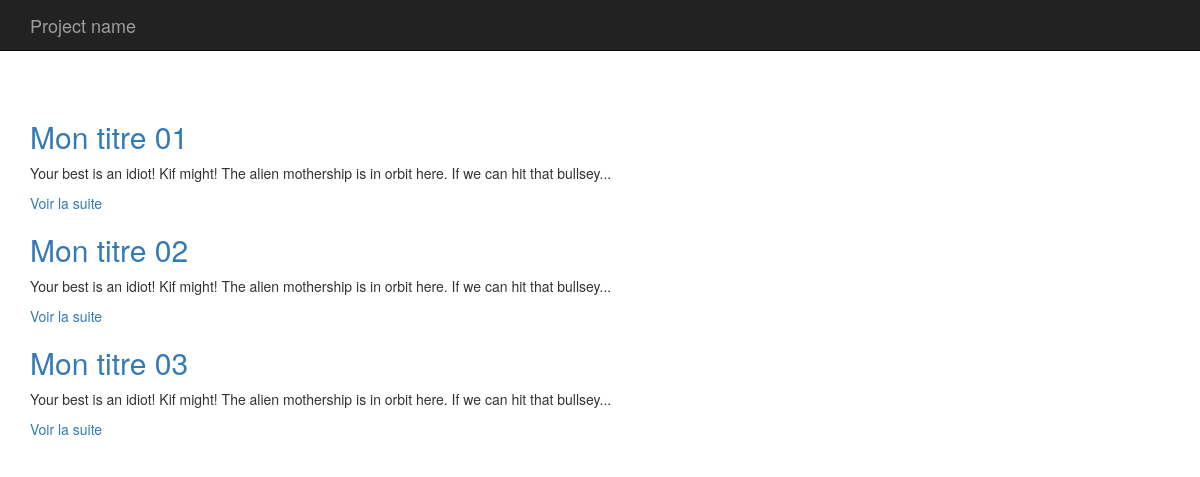
The page /TP_Blog/public/index.php on the database its author committed.
### tables this page shows
CREATE TABLE `articles` (
  `id` int(11) NOT NULL AUTO_INCREMENT,
  `titre` varchar(255) DEFAULT NULL,
  `contenu` longtext,
  `date` datetime DEFAULT NULL,
  PRIMARY KEY (`id`)
);

### TP_Blog/app/Autoloader.php (called while the page is built, shortened)
<?php
class Autoloader {
    static function autoload($class_name){
        if (strpos($class_name, __NAMESPACE__) === 0) {
            $class_name = str_replace(__NAMESPACE__ . '\\', '', $class_name);
        }
    }
}

### TP_Blog/app/Database.php (called while the page is built, shortened)
<?php
class Database {
    private $db_name;
    private $db_user;
    private $db_pass;
    private $db_host;
    private $pdo;
    public function __construct($db_name, $db_user = 'root', $db_pass = 'root', $db_host = 'localhost')
    {
        $this->db_name = $db_name;
        $this->db_user = $db_user;
        $this->db_pass = $db_pass;
        $this->db_host = $db_host;
    }
    private function getPDO()
    {
        if ($this->pdo === null) {
            $this->pdo = new PDO("mysql:dbname=$this->db_name;host:$this->db_host", $this->db_user, $this->db_pass);
            $this->pdo->setAttribute(PDO::ATTR_ERRMODE, PDO::ERRMODE_EXCEPTION);
            }
        return $this->pdo;
    }
    public function query($statement, $class_name)
    {
        $req = $this->getPDO()->query($statement);
        $data = $req->fetchAll(PDO::FETCH_CLASS, $class_name);
        return $data;
    }
}

### TP_Blog/app/table/Article.php (the view, shortened to what this page needs)
<?php
class Article {
    public function __get($name)
    {
        $method = 'get' . ucfirst($name);
        $this->$name = $this->$method();
        return $this->$method();
    }
    public function getUrl()
    {
        return 'index.php?p=article&id=' . $this->id;
    }
    public function getExtrait()
    {
        $html = '<p>' . substr($this->contenu, 0, 100) . '...</p>';
        $html .= '<p><a href="'. $this->getURL() .'">Voir la suite</a></p>';
        return $html;
    }
}

### TP_Blog/public/index.php (shortened to what this page needs)
<?php
require '../app/Autoloader.php';
if (isset($_GET['p'])) {
    $p = $_GET['p'];
} else {
   $p = 'home';
}
$db = new App\Database('gart_php-poo-tpblog');
if ($p === 'home') {
    require '../pages/home.php';
} elseif ($p === 'article') {
    require '../pages/single.php';
}
$content = ob_get_clean();
require '../pages/templates/default.php';
?>

### TP_Blog/pages/home.php
<?php foreach ($db->query('SELECT * FROM articles', 'App\Table\Article') as $post): ?>
    <h2><a href=<?= $post->url?>><?= $post->titre ?></a></h2>
    <p><?= $post->extrait ?></p>
<?php endforeach ?>

### TP_Blog/pages/templates/default.php (shortened to what this page needs)
<!doctype html>
<html lang="en">
  <head>
    <link rel="stylesheet" href="https://cdn.jsdelivr.net/npm/bootstrap@3.4.1/dist/css/bootstrap.min.css">
  </head>
  <body>
    <nav class="navbar navbar-inverse navbar-fixed-top">
      <div class="container">
        <div class="navbar-header">
          <a class="navbar-brand" href="#">Project name</a>
        </div>
      </div>
    </nav>
    <div class="container" style="padding-top: 100px">
      <div class="starter-template">
        <?= $content ?>
      </div>
    </div>
  </body>
</html>

### rows shown on the page
articles: titre "Mon titre 01", contenu "Your best is an idiot! Kif might! The alien mothership is in orbit here. If we can hit that bullsey"
articles: titre "Mon titre 02", contenu "Your best is an idiot! Kif might! The alien mothership is in orbit here. If we can hit that bullsey"
articles: titre "Mon titre 03", contenu "Your best is an idiot! Kif might! The alien mothership is in orbit here. If we can hit that bullsey"
